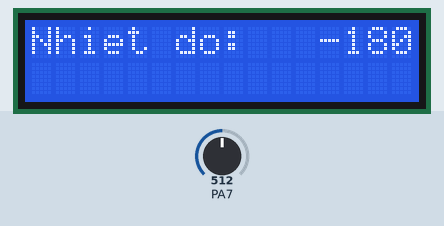
Recording of a program running on a simulated ATmega16, built with avr-gcc and emulated at 8 MHz. Parts: 16×2 character LCD. Wiring (inferred from the names in the program): character LCD (HD44780): RS PD6; R/W PD5; E PD7; data PC0, PC1, PC2, PC3, PC4, PC5, PC6, PC7. The test bench sets the inputs (shaded band); at power-on: PA7 = 512.

Above: at 3.3 s.
3.4 s: PA7 set to 359
At 4.4 s:
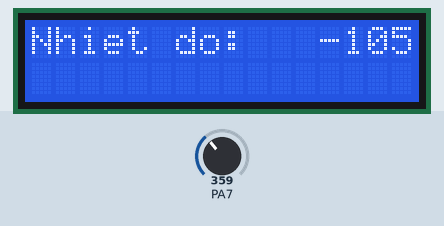
5.6 s: PA7 set to 340
At 8.2 s:
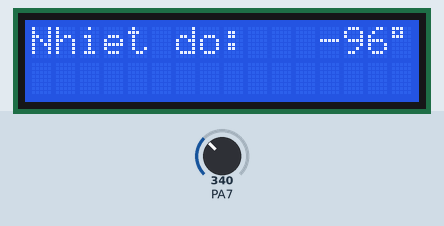
8.5 s: PA7 set to 175
At 10.0 s:
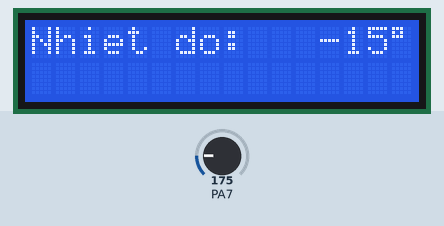
10.7 s: PA7 set to 155
At 12.9 s:
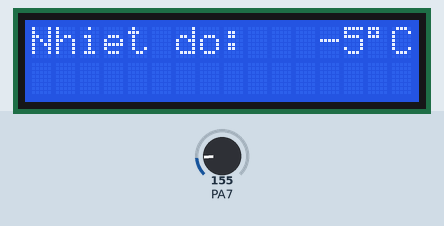
Timing chart, 0 to 14.1 s (numbered marks = the images above; inputs shaded):
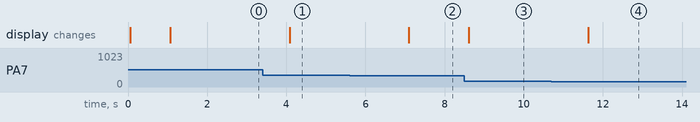

The program:

main.c
```c
#define F_CPU 8000000UL
#include <avr/io.h>
#include <util/delay.h>
#include <stdio.h>
#include "LCD.h"

#define DEGREE_SYMBOL 0xDF

void ADC_Init(){
	ADMUX = (1 << REFS0);             /* Vref: Avcc, ADC channel: 0 */
	ADCSRA = (1 << ADEN) | (1 << ADPS2) | (1 << ADPS1) | (1 << ADPS0); /* Ena


	ble ADC, with freq/128  */
}

int ADC_Read(int channel)
{
	ADMUX &= 0xF0;                    /* Clear the previous channel selection */
	ADMUX |= channel & 0x0F;          /* set input channel to read */
	ADCSRA |= (1<<ADSC);              /* Start ADC conversion */
	while (ADCSRA & (1 << ADSC));     /* Wait until end of conversion by polling ADC interrupt flag */
	return ADCW;                      /* Return ADC word */
}

int main()
{
	char Temperature[10];
	int Temp;

	LCD_Init();                 /* initialize 16x2 LCD*/
	ADC_Init();                 /* initialize ADC*/
	LCD_Clear();
	LCD_String_xy(1, 0, "Nhiet do:");

	while(1)
	{
		_delay_ms(1000);
		Temp = (ADC_Read(7) * 5.0 / 1024.0) * 100.0;           /* convert ADC value to temperature in Celsius */
		sprintf(Temperature, "%d%cC", 70-Temp, DEGREE_SYMBOL); /* format temperature value as a string */
		LCD_String_xy(1, 12, Temperature);
		_delay_ms(500);
	}
	return 0;
}
```

lcd.h
```c
#ifndef LCD_H_
#define LCD_H_

#define F_CPU 8000000UL					/* Define CPU Frequency e.g. here its 8MHz */
#include <avr/io.h>						/* Include AVR std. library file */
#include <util/delay.h>					/* Include Delay header file */

#define LCD_Data_Dir DDRC				/* Define LCD data port direction */
#define LCD_Command_Dir DDRD			/* Define LCD command port direction register */
#define LCD_Data_Port PORTC				/* Define LCD data port */
#define LCD_Command_Port PORTD			/* Define LCD data port */
#define EN PD7							/* Define Enable signal pin */
#define RW PD5							/* Define Read/Write signal pin */
#define RS PD6							/* Define Register Select (data reg./command reg.) signal pin */

void LCD_Command (char);				/* LCD command write function */
void LCD_Char (char);					/* LCD data write function */
void LCD_Init (void);					/* LCD Initialize function */
void LCD_String (char*);				/* Send string to LCD function */
void LCD_String_xy (char,char,char*);	/* Send row, position and string to LCD function */
void LCD_Clear(void);						/* Clear LCD*/

void LCD_Command (char cmd)							/* LCD command write function */
{
	LCD_Data_Port = cmd;							/* Write command data to LCD data port */
	LCD_Command_Port &= ~((1<<RS)|(1<<RW));			/* Make RS LOW (command reg.), RW LOW (Write) */
	LCD_Command_Port |= (1<<EN);					/* High to Low transition on EN (Enable) */
	_delay_us(1);
	LCD_Command_Port &= ~(1<<EN);
	_delay_ms(3);									/* Wait little bit */
}

void LCD_Char (char char_data)						/* LCD data write function */
{
	LCD_Data_Port = char_data;						/* Write data to LCD data port */
	LCD_Command_Port &= ~(1<<RW);					/* Make RW LOW (Write) */
	LCD_Command_Port |= (1<<EN)|(1<<RS);			/* Make RS HIGH (data reg.) and High to Low transition on EN (Enable) */
	_delay_us(1);
	LCD_Command_Port &= ~(1<<EN);
	_delay_ms(1);									/* Wait little bit */
}

void LCD_Init (void)								/* LCD Initialize function */
{
	LCD_Command_Dir |= (1<<RS)|(1<<RW)|(1<<EN);		/* Make LCD command port direction as o/p */
	LCD_Data_Dir = 0xFF;							/* Make LCD data port direction as o/p */

	_delay_ms(20);									/* LCD power up time to get things ready, it should always >15ms */
	LCD_Command(0x38);								/* Initialize 16X2 LCD in 8bit mode */
	LCD_Command(0x0C);								/* Display ON, Cursor OFF command */
	LCD_Command(0x06);								/* Auto Increment cursor */
	LCD_Command(0x01);								/* Clear LCD command */
	LCD_Command(0x80);								/* 8 is for first line and 0 is for 0th position */
}

void LCD_String (char *str)							/* Send string to LCD function */
{
	int i;
	for(i=0;str[i]!=0;i++)							/* Send each char of string till the NULL */
	{
		LCD_Char(str[i]);							/* Call LCD data write */
	}
}

void LCD_String_xy (char row, char pos, char *str)	/* Send string to LCD function */
{
	if (row == 1)
	LCD_Command((pos & 0x0F)|0x80);				/* Command of first row and required position<16 */
	else if (row == 2)
	LCD_Command((pos & 0x0F)|0xC0);				/* Command of Second row and required position<16 */
	LCD_String(str);								/* Call LCD string function */
}

void LCD_Clear(void)
{
	LCD_Command(0x01);								/* clear display */
	LCD_Command(0x80);
}

#endif /* LCD_H_ */
```

Measured:
- the behaviour switches between 349 and 348 on PA7 (found by bisection; images 1 and 2)
- the behaviour switches between 164 and 163 on PA7 (found by bisection; images 3 and 4)
- after the input at 3.4 s, the display: changes after 0.68 s (image 1)
- after the input at 5.6 s, the display: changes after 1.5 s (image 2)
- after the input at 8.5 s, the display: changes after 0.11 s (image 3)
- after the input at 10.7 s, the display: changes after 0.92 s (image 4)
